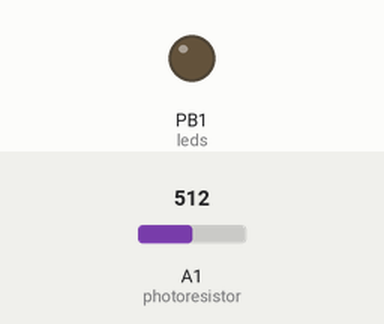
The sketch below on a simulated ATtiny85, built with avr-gcc and run on an emulated ATtiny85. On the bench: output pins drawn as LEDs (lit = HIGH). The inputs (shaded band) are chosen by the test bench; at power-on: A1 (photoresistor) = 512.

Above: at 1.2 s.
1.3 s: A1 (photoresistor) set to 499
At 2.2 s:
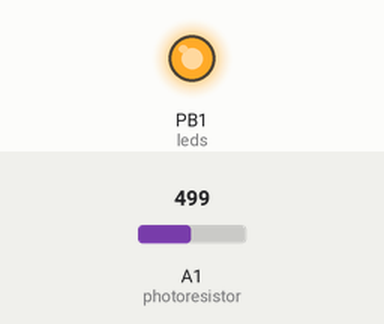
2.8 s: A1 (photoresistor) set to 522
At 3.4 s:
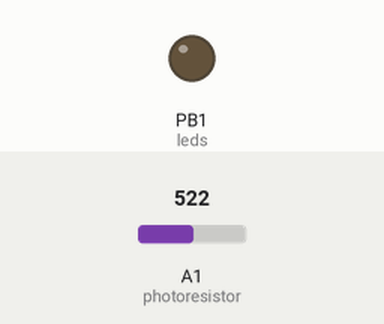
4.3 s: A1 (photoresistor) set to 511
At 5.7 s:
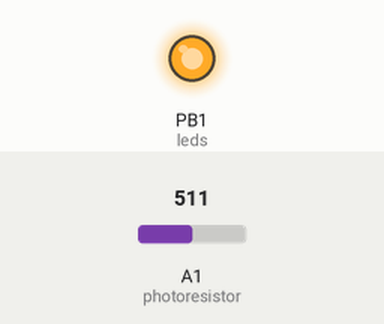
Timing chart, 0 to 7.3 s (numbered marks = the images above; inputs shaded):
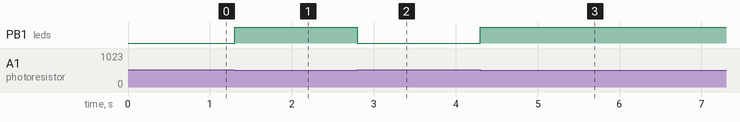

The sketch:

CandleWeenie.ino
```cpp
/*
 CandleWeenie is a little LED pumpkin light. It's got a photoresistor so that it can figure out
 when it's dark enough to turn on its cluster of candle flicker LEDs.

 This is, of course, overkill. The circuit could be built without a microcontroller at all.
 But what's the point of that? ;-)

 Also, this could be done with less code. I added several methods to make the code more readable,
 but really, but it could easily be optimized. Given how little it does, there's not much point.

 CandleWeenie is based on a ATTiny85, though this code should work fine with just about any
 microcotroller that works with the Arduino IDE. For example, porting over to an Arduino Uno
 doesn't really require any changes at all (though you'd probably want to switch over to hardware
 serial, and assign a different pin to the LED control).
*/

#include <SoftwareSerial.h>

SoftwareSerial tinySerial(3,4);

const byte photoresistor = A1;
const byte leds = 1;
const int photoresistor_threshold = 512;

boolean led_state = false;

void setup() {
    pinMode(photoresistor, INPUT);
    pinMode(leds, OUTPUT);
    tinySerial.begin(9600);
}

void loop() {
    if (exceeds(photoresistor_threshold, readPhotoresistorValue())) {
        enableLeds();
    } else {
        disableLeds();
    }
}

int readPhotoresistorValue() {
    return analogRead(photoresistor);
}

boolean getLedState() {
    return led_state;
}

void enableLeds() {
    if (!getLedState()) {
        setLedState(HIGH, true, "LEDs enabled");
    }
}

void disableLeds() {
    if (getLedState()) {
        setLedState(LOW, false, "LEDs disabled");
    }
}

void setLedState(byte value, byte state, String message) {
    digitalWrite(leds, value);
    led_state = state;
    tinySerial.println(message);
}

boolean exceeds(int threshold, int level) {
    return level < threshold;
}
```

Measured:
- the behaviour switches between 512 and 511 on A1 (photoresistor) (found by bisection; images 0 and 1)
- after the input at 1.3 s, PB1 (leds): LOW → HIGH at once
- after the input at 2.8 s, PB1 (leds): HIGH → LOW at once
- after the input at 4.3 s, PB1 (leds): LOW → HIGH at once
